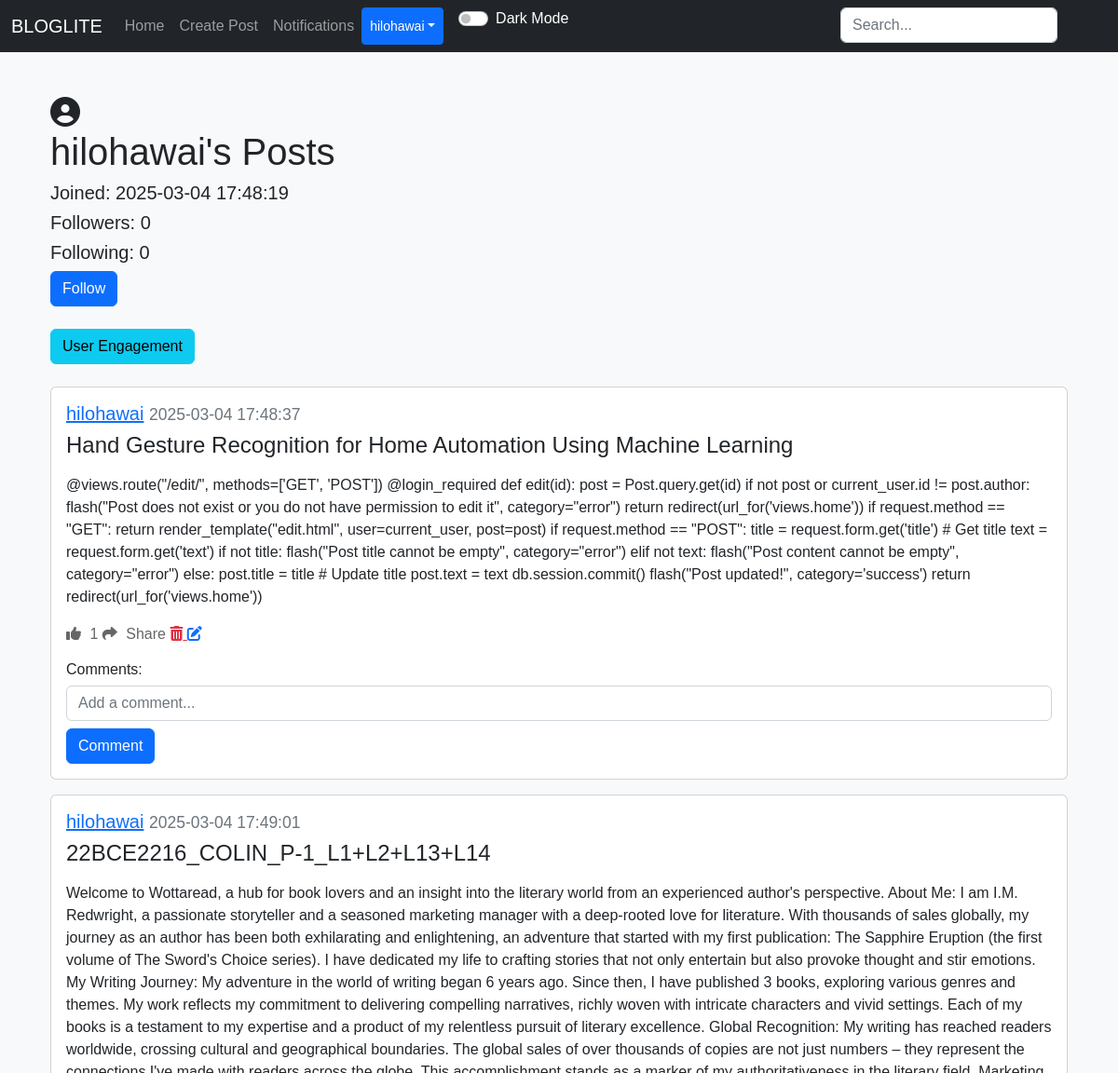
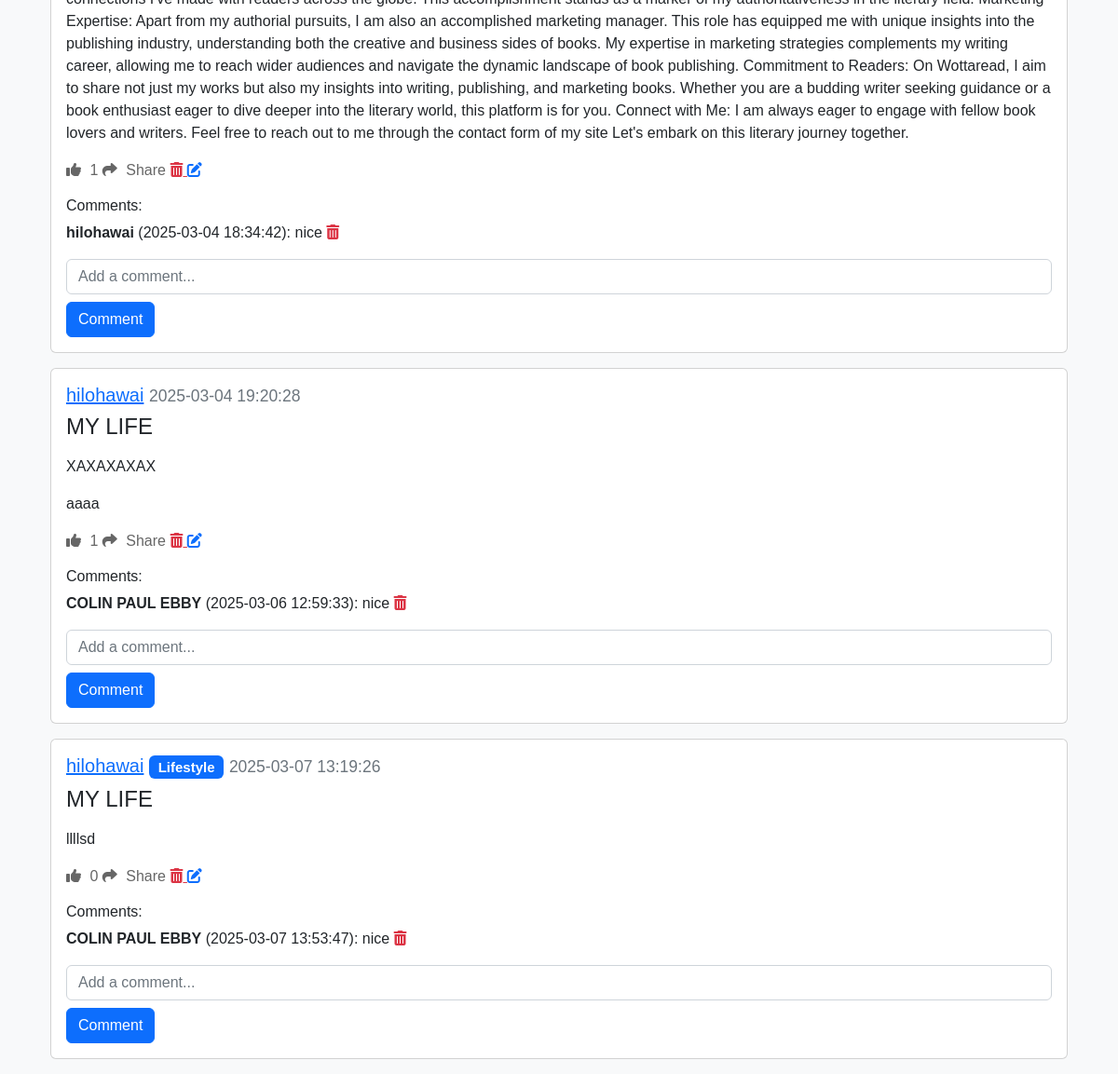
The app's page /posts/hilohawai (signed in), older data (2 pictures, top to bottom).
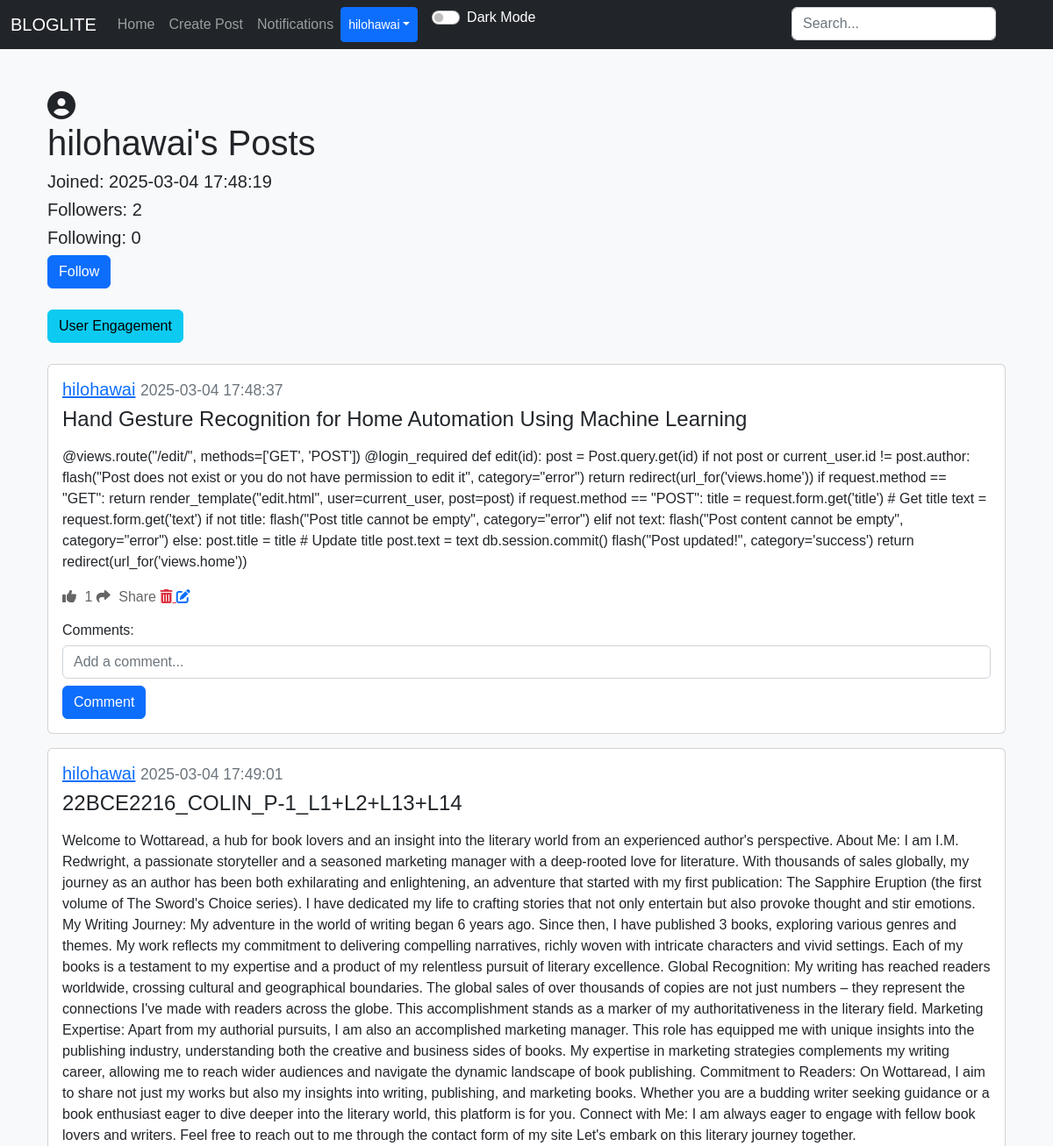
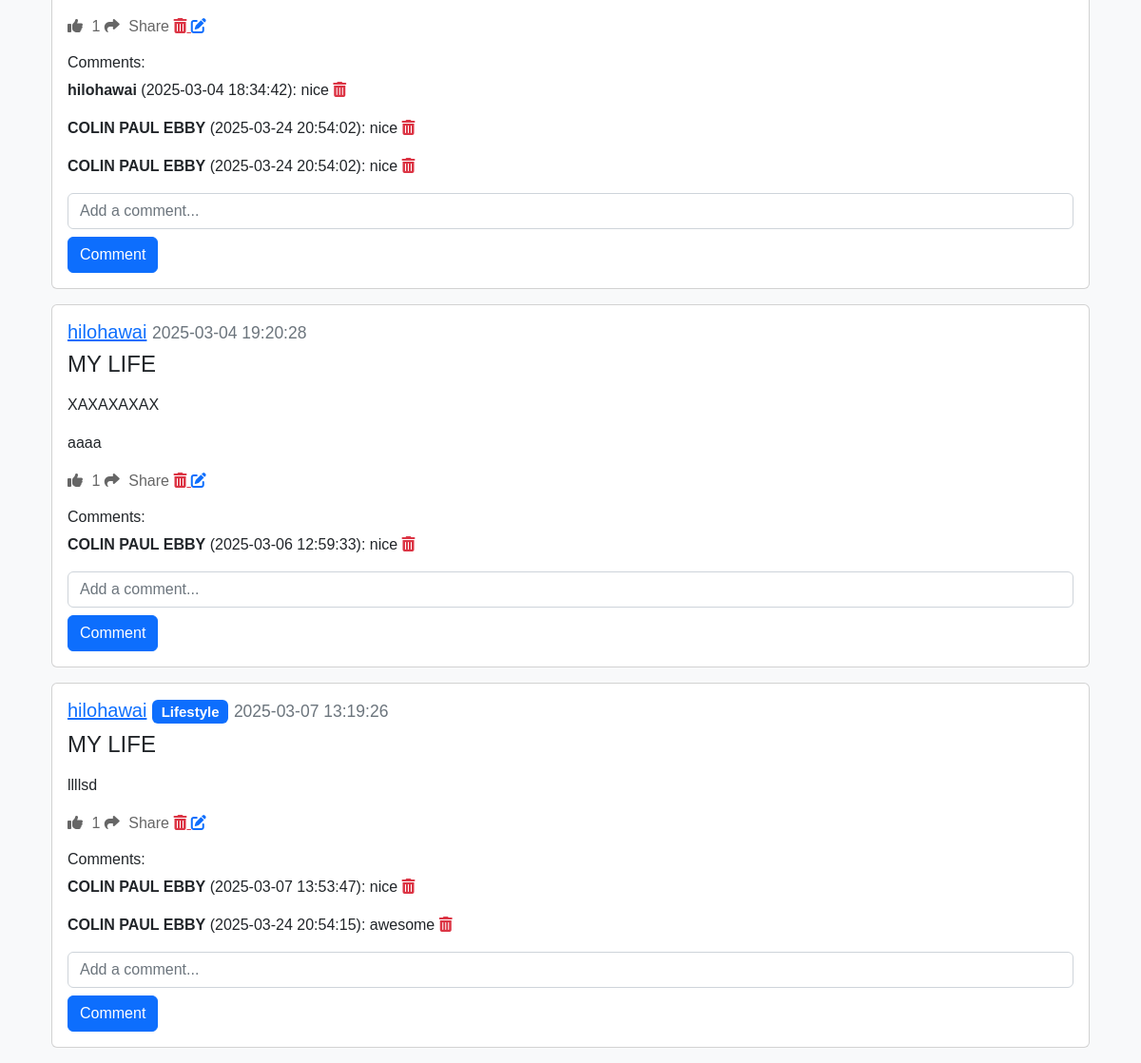
The same page, newer data (2 pictures, top to bottom).
### applicaton/models.py (models this page shows)
class User(db.Model, UserMixin):
    id = db.Column(db.Integer, primary_key=True)
    email = db.Column(db.String(150), unique=True)
    username = db.Column(db.String(150), unique=True)
    password = db.Column(db.String(150))
    date_created = db.Column(db.DateTime(timezone=True), default=func.now())
    profile_picture = db.Column(db.String(150), nullable=True)
    posts = db.relationship("Post", backref="user", cascade="all, delete")
    comments = db.relationship("Comment", backref="user", cascade="all, delete")
    likes = db.relationship("Like", backref="user", cascade="all, delete")
    followers = db.relationship("Follower", foreign_keys=[Follower.user_id], backref="followed_user", lazy="dynamic")
    following = db.relationship("Follower", foreign_keys=[Follower.follower_id], backref="follower", lazy="dynamic")
    notifications = db.relationship("Notification", backref="user", cascade="all, delete", lazy="dynamic")

class Post(db.Model):
    id = db.Column(db.Integer, primary_key=True)
    title = db.Column(db.String(150), nullable=False)  # Add title field
    text = db.Column(db.Text, nullable=False)
    date_created = db.Column(db.DateTime(timezone=True), default=func.now())
    author = db.Column(db.Integer, db.ForeignKey('user.id'), nullable=False)
    category_id = db.Column(db.Integer, db.ForeignKey('category.id'), nullable=True)
    comments = db.relationship("Comment", backref="post", cascade="all, delete")
    likes = db.relationship("Like", backref="post", cascade="all, delete")

class Comment(db.Model):
    id = db.Column(db.Integer, primary_key=True)
    text = db.Column(db.String(20), nullable=False)
    date_created = db.Column(db.DateTime(timezone=True), default=func.now())
    author = db.Column(db.Integer, db.ForeignKey('user.id'), nullable=False)
    post_id = db.Column(db.Integer, db.ForeignKey('post.id'), nullable=False)

class Category(db.Model):
    id = db.Column(db.Integer, primary_key=True)
    name = db.Column(db.String(50), unique=True, nullable=False)
    posts = db.relationship("Post", backref="category", cascade="all, delete")

### applicaton/views.py (the view)
@views.route("/posts/<username>")
@login_required
def post(username):
    user = User.query.filter_by(username=username).first()
    if not user:
        flash("No user with that username exists", category="error")
        return redirect(url_for('views.home'))
    posts = user.posts
    user_id = user.id
    following = Follower.query.filter_by(
        user_id=user.id, follower_id=current_user.id).first()
    return render_template("posts.html", user=current_user, posts=posts, username=username, User=User, following=following, user_id=user_id, profile_user=user)

### applicaton/templates/posts.html (shortened to what this page needs)
{% extends "nav.html" %}
{% block content %}
<div class="container mt-5">
    <div class="profile-pic-container mr-3">
        {% if profile_user.profile_picture %}
            <img src="{{ url_for('static', filename='uploads/' + profile_user.profile_picture) }}" alt="Profile Picture" class="profile-pic">
        {% else %}
            <i class="fas fa-user-circle fa-2x"></i>
        {% endif %}
    </div>
    <h1>{{ username }}'s Posts</h1>
    <h5>Joined: {{ profile_user.date_created }}</h5>
    <h5>Followers: {{ profile_user.followers.count() }}</h5>
    <h5>Following: {{ profile_user.following.count() }}</h5>
    <form action="{{ url_for('views.follow_unfollow', username=username) }}" method="POST">
        {% if following %}
            <button type="submit" class="btn btn-danger">Unfollow</button>
        {% else %}
            <button type="submit" class="btn btn-primary">Follow</button>
        {% endif %}
    </form>
    <br>
    <a href="{{ url_for('views.user_engagement', user_id=user_id) }}" class="btn btn-info">User Engagement</a>
    <br>
    <br>
    {% for post in posts %}
        <div class="card mb-3">
            <div class="card-body">
                <h5 class="card-title">
                    <a href="{{ url_for('views.post', username=username) }}">{{ username }}</a>
                    {% if post.category %}
                        <span class="badge bg-primary">{{ post.category.name }}</span>
                    {% endif %}
                    <small class="text-muted">{{ post.date_created }}</small>
                </h5>
                <h4>{{ post.title }}</h4>
                <p class="card-text">{{ post.text | safe }}</p>
                <div>
                    <a href="#" class="like-btn" data-post-id="{{ post.id }}">
                        <i class="fas fa-thumbs-up"></i> <span class="like-count">{{ post.likes|length }}</span>
                    </a>
                    <a href="#" class="share-btn ml-3" data-post-id="{{ post.id }}" data-bs-toggle="modal" data-bs-target="#shareModal">
                        <i class="fas fa-share"></i> Share
                    </a>
                    {% if user.id == post.author %}
                        <a href="{{ url_for('views.delete_post', id=post.id) }}" class="text-danger ml-3">
                            <i class="fas fa-trash-alt"></i>
                        </a>
                        <a href="{{ url_for('views.edit', id=post.id) }}" class="text-primary ml-3">
                            <i class="fas fa-edit"></i>
                        </a>
                    {% endif %}
                </div>
                <h6 class="mt-3">Comments:</h6>
                <div id="comments-{{ post.id }}">
                    {% for comment in post.comments %}
                        <p id="comment-{{ comment.id }}">
                            <strong>{{ comment.user.username }}</strong> ({{ comment.date_created }}): {{ comment.text }}
                            {% if user.id == comment.author or user.id == comment.post.author %}
                                <a href="#" class="delete-comment text-danger ml-2" data-comment-id="{{ comment.id }}">
                                    <i class="fas fa-trash-alt"></i>
                                </a>
                            {% endif %}
                        </p>
                    {% endfor %}
                </div>
                <form class="comment-form" method="POST" data-post-id="{{ post.id }}">
                    <div class="form-group">
                        <input type="text" name="text" class="comment-text form-control" placeholder="Add a comment...">
                        <button type="submit" class="btn btn-primary mt-2">Comment</button>
                    </div>
                </form>
            </div>
        </div>
    {% endfor %}
</div>
{% endblock %}

### applicaton/templates/nav.html (shortened to what this page needs)
<!DOCTYPE html>
<html lang="en">
<head>
  <link href="https://cdn.jsdelivr.net/npm/bootstrap@5.2.3/dist/css/bootstrap.min.css" rel="stylesheet">
  <link rel="stylesheet" href="https://code.jquery.com/ui/1.12.1/themes/base/jquery-ui.css">
  <link rel="stylesheet" href="{{ url_for('static', filename='style.css') }}">
</head>
<body>
  <nav class="navbar navbar-expand-lg navbar-dark bg-dark">
    <div class="container-fluid">
      <a class="navbar-brand" href="/home">BLOGLITE</a>
      <div class="collapse navbar-collapse" id="navbar">
        <div class="navbar-nav">
          <a class="nav-item nav-link" href="/home">Home</a>
          {% if user.is_authenticated %}
            <a class="nav-item nav-link" href="/create-post">Create Post</a>
            <a class="nav-item nav-link" href="/notifications">Notifications</a>
            <div style="position: absolute; right: 57px;">
              <form action="{{ url_for('views.search') }}" method="POST" class="d-flex" role="search">
                <input type="search" placeholder="Search..." name="query" class="form-control me-2" id="search-input">
              </form>
            </div>
            <div class="btn-group">
              <button type="button" class="btn btn-sm btn-primary dropdown-toggle" data-bs-toggle="dropdown">{{ user.username }}</button>
            </div>
          {% else %}
            <a class="nav-item nav-link" href="/login">Login</a>
            <a class="nav-item nav-link" href="/sign-up">Sign Up</a>
          {% endif %}
          <div class="form-check form-switch ms-3">
            <input class="form-check-input" type="checkbox" id="darkModeToggle" onclick="toggleDarkMode()">
            <label class="form-check-label text-white" for="darkModeToggle">Dark Mode</label>
          </div>
        </div>
      </div>
    </div>
  </nav>
  <div class="container">{% block content %}{% endblock %}</div>
</body>
</html>

### applicaton/static/style.css (style rules this page uses)
body { background-color: #f8f9fa; font-family: Arial, sans-serif; }
.profile-pic-container { display: inline-block; vertical-align: middle; margin-right: 10px; }
.like-btn { color: #666; text-decoration: none; transition: color 0.3s ease; }
.like-btn i { margin-right: 5px; }
.share-btn { color: #666; text-decoration: none; transition: color 0.3s ease; }
.share-btn i { margin-right: 5px; }

Row changes from the older to the newer data that the page shows:
added Comment: user.username "COLIN PAUL EBBY", date_created "2025-03-24 20:54:02", text "nice", shown under Post "22BCE2216_COLIN_P-1_L1+L2+L13+L14"
added Comment: user.username "COLIN PAUL EBBY", date_created "2025-03-24 20:54:02", text "nice", shown under Post "22BCE2216_COLIN_P-1_L1+L2+L13+L14"
computed for Post "llllsd": likes|length "0" → "1"
added Comment: user.username "COLIN PAUL EBBY", date_created "2025-03-24 20:54:15", text "awesome", shown under Post "llllsd"
Text that changed along with them:
{{ profile_user.followers.count() }}: "0" → "2"
